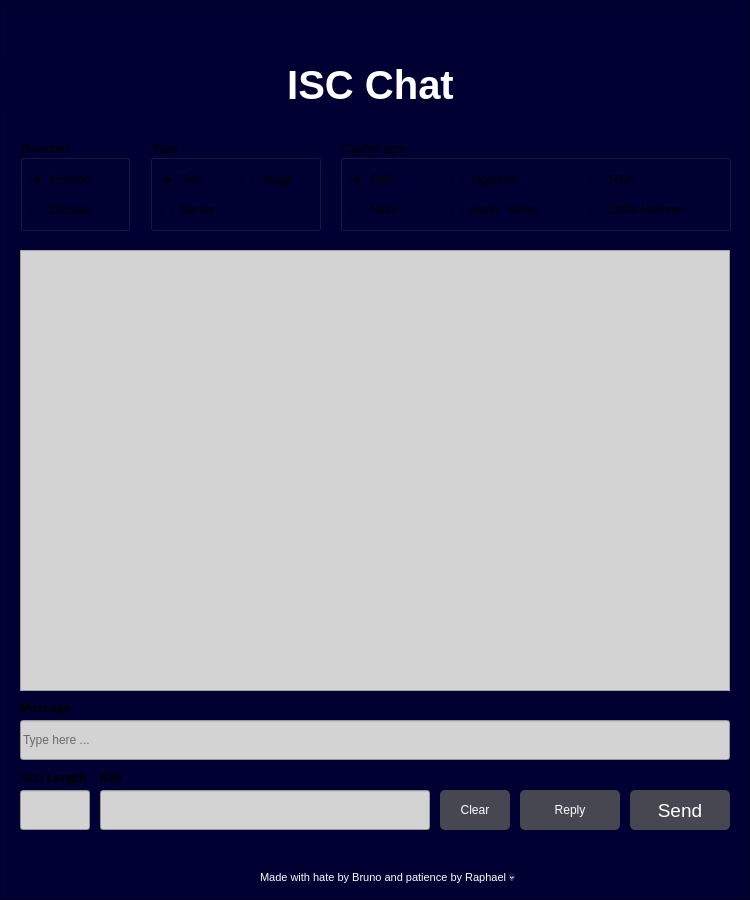
<?xml version="1.0" encoding="UTF-8"?>
<ui version="4.0">
 <class>Form</class>
 <widget class="QWidget" name="Form">
  <property name="geometry">
   <rect>
    <x>0</x>
    <y>0</y>
    <width>750</width>
    <height>900</height>
   </rect>
  </property>
  <property name="minimumSize">
   <size>
    <width>491</width>
    <height>661</height>
   </size>
  </property>
  <property name="windowTitle">
   <string>Form</string>
  </property>
  <widget class="QFrame" name="frame">
   <property name="geometry">
    <rect>
     <x>0</x>
     <y>0</y>
     <width>750</width>
     <height>900</height>
    </rect>
   </property>
   <property name="minimumSize">
    <size>
     <width>0</width>
     <height>0</height>
    </size>
   </property>
   <property name="maximumSize">
    <size>
     <width>16777215</width>
     <height>16777215</height>
    </size>
   </property>
   <property name="styleSheet">
    <string notr="true">background-color: rgb(0, 0, 50);  /* Light gray */
</string>
   </property>
   <property name="frameShape">
    <enum>QFrame::Shape::StyledPanel</enum>
   </property>
   <property name="frameShadow">
    <enum>QFrame::Shadow::Raised</enum>
   </property>
   <widget class="QPushButton" name="sendButton">
    <property name="geometry">
     <rect>
      <x>630</x>
      <y>790</y>
      <width>100</width>
      <height>40</height>
     </rect>
    </property>
    <property name="minimumSize">
     <size>
      <width>5</width>
      <height>0</height>
     </size>
    </property>
    <property name="font">
     <font>
      <family>Arial</family>
      <pointsize>14</pointsize>
      <italic>false</italic>
      <bold>false</bold>
     </font>
    </property>
    <property name="cursor">
     <cursorShape>ArrowCursor</cursorShape>
    </property>
    <property name="toolTipDuration">
     <number>-10</number>
    </property>
    <property name="styleSheet">
     <string notr="true">color: rgb(255, 255, 255);
background-color: rgba(90, 90, 90, 200);
border: none;
border-radius: 5px;
font: 14pt &quot;Arial&quot;;</string>
    </property>
    <property name="text">
     <string>Send</string>
    </property>
   </widget>
   <widget class="QLabel" name="title">
    <property name="geometry">
     <rect>
      <x>0</x>
      <y>60</y>
      <width>741</width>
      <height>51</height>
     </rect>
    </property>
    <property name="font">
     <font>
      <pointsize>30</pointsize>
     </font>
    </property>
    <property name="cursor">
     <cursorShape>ArrowCursor</cursorShape>
    </property>
    <property name="text">
     <string>&lt;html&gt;&lt;head/&gt;&lt;body&gt;&lt;p align=&quot;center&quot;&gt;&lt;span style=&quot; font-weight:700; color:#ffffff;&quot;&gt;ISC Chat&lt;/span&gt;&lt;/p&gt;&lt;/body&gt;&lt;/html&gt;</string>
    </property>
   </widget>
   <widget class="QLabel" name="author">
    <property name="geometry">
     <rect>
      <x>260</x>
      <y>870</y>
      <width>271</width>
      <height>16</height>
     </rect>
    </property>
    <property name="text">
     <string>&lt;html&gt;&lt;head/&gt;&lt;body&gt;&lt;p&gt;&lt;span style=&quot; font-size:8pt; color:#ffffff;&quot;&gt;Made with hate by Bruno and patience by Raphael 💀&lt;/span&gt;&lt;/p&gt;&lt;/body&gt;&lt;/html&gt;</string>
    </property>
   </widget>
   <widget class="QLineEdit" name="messageField">
    <property name="geometry">
     <rect>
      <x>20</x>
      <y>720</y>
      <width>710</width>
      <height>40</height>
     </rect>
    </property>
    <property name="minimumSize">
     <size>
      <width>0</width>
      <height>40</height>
     </size>
    </property>
    <property name="styleSheet">
     <string notr="true">background-color: lightgray;
font: 600 11pt &quot;Segoe UI&quot;;
font:  11pt &quot;Segoe UI&quot;;
font: 350 12pt &quot;Segoe UI&quot;;
font: 10pt &quot;Segoe UI&quot;;
font: 600 9pt &quot;Segoe UI&quot;;
    color: black; /* Optional: to set text color */</string>
    </property>
    <property name="placeholderText">
     <string>Type here ...</string>
    </property>
   </widget>
   <widget class="QGroupBox" name="groupBox">
    <property name="geometry">
     <rect>
      <x>20</x>
      <y>140</y>
      <width>110</width>
      <height>91</height>
     </rect>
    </property>
    <property name="title">
     <string>Direction</string>
    </property>
    <widget class="QRadioButton" name="encodeRadioButton">
     <property name="geometry">
      <rect>
       <x>10</x>
       <y>30</y>
       <width>71</width>
       <height>20</height>
      </rect>
     </property>
     <property name="text">
      <string>Encode</string>
     </property>
     <property name="checked">
      <bool>true</bool>
     </property>
     <property name="autoExclusive">
      <bool>true</bool>
     </property>
     <attribute name="buttonGroup">
      <string notr="true">direction</string>
     </attribute>
    </widget>
    <widget class="QRadioButton" name="decodeRadioButton">
     <property name="geometry">
      <rect>
       <x>10</x>
       <y>60</y>
       <width>71</width>
       <height>20</height>
      </rect>
     </property>
     <property name="text">
      <string>Decode</string>
     </property>
     <attribute name="buttonGroup">
      <string notr="true">direction</string>
     </attribute>
    </widget>
   </widget>
   <widget class="QGroupBox" name="groupBox_2">
    <property name="geometry">
     <rect>
      <x>150</x>
      <y>140</y>
      <width>171</width>
      <height>91</height>
     </rect>
    </property>
    <property name="title">
     <string>Type</string>
    </property>
    <widget class="QRadioButton" name="textRadioButton">
     <property name="geometry">
      <rect>
       <x>10</x>
       <y>30</y>
       <width>51</width>
       <height>20</height>
      </rect>
     </property>
     <property name="text">
      <string>Text</string>
     </property>
     <property name="checked">
      <bool>true</bool>
     </property>
     <attribute name="buttonGroup">
      <string notr="true">type</string>
     </attribute>
    </widget>
    <widget class="QRadioButton" name="serverRadioButton">
     <property name="geometry">
      <rect>
       <x>10</x>
       <y>60</y>
       <width>61</width>
       <height>20</height>
      </rect>
     </property>
     <property name="text">
      <string>Server</string>
     </property>
     <attribute name="buttonGroup">
      <string notr="true">type</string>
     </attribute>
    </widget>
    <widget class="QRadioButton" name="imageRadioButton">
     <property name="geometry">
      <rect>
       <x>90</x>
       <y>30</y>
       <width>61</width>
       <height>20</height>
      </rect>
     </property>
     <property name="text">
      <string>Image</string>
     </property>
     <attribute name="buttonGroup">
      <string notr="true">type</string>
     </attribute>
    </widget>
   </widget>
   <widget class="QGroupBox" name="groupBox_3">
    <property name="geometry">
     <rect>
      <x>340</x>
      <y>140</y>
      <width>391</width>
      <height>91</height>
     </rect>
    </property>
    <property name="title">
     <string>Cypher type</string>
    </property>
    <widget class="QRadioButton" name="shiftRadioButton">
     <property name="geometry">
      <rect>
       <x>10</x>
       <y>30</y>
       <width>61</width>
       <height>20</height>
      </rect>
     </property>
     <property name="text">
      <string>Shift</string>
     </property>
     <property name="checked">
      <bool>true</bool>
     </property>
     <attribute name="buttonGroup">
      <string notr="true">cypherType</string>
     </attribute>
    </widget>
    <widget class="QRadioButton" name="vigenereRadioButton">
     <property name="geometry">
      <rect>
       <x>110</x>
       <y>30</y>
       <width>81</width>
       <height>20</height>
      </rect>
     </property>
     <property name="text">
      <string>Vigénère</string>
     </property>
     <attribute name="buttonGroup">
      <string notr="true">cypherType</string>
     </attribute>
    </widget>
    <widget class="QRadioButton" name="rsaRadioButton">
     <property name="geometry">
      <rect>
       <x>250</x>
       <y>30</y>
       <width>51</width>
       <height>20</height>
      </rect>
     </property>
     <property name="text">
      <string>RSA</string>
     </property>
     <attribute name="buttonGroup">
      <string notr="true">cypherType</string>
     </attribute>
    </widget>
    <widget class="QRadioButton" name="hashRadioButton">
     <property name="geometry">
      <rect>
       <x>10</x>
       <y>60</y>
       <width>61</width>
       <height>20</height>
      </rect>
     </property>
     <property name="text">
      <string>Hash</string>
     </property>
     <attribute name="buttonGroup">
      <string notr="true">cypherType</string>
     </attribute>
    </widget>
    <widget class="QRadioButton" name="hashVerifyRadioButton">
     <property name="geometry">
      <rect>
       <x>110</x>
       <y>60</y>
       <width>91</width>
       <height>20</height>
      </rect>
     </property>
     <property name="text">
      <string>Hash - Verify</string>
     </property>
     <attribute name="buttonGroup">
      <string notr="true">cypherType</string>
     </attribute>
    </widget>
    <widget class="QRadioButton" name="DiffieHellmanButton">
     <property name="geometry">
      <rect>
       <x>250</x>
       <y>60</y>
       <width>111</width>
       <height>20</height>
      </rect>
     </property>
     <property name="text">
      <string>Diffie-Hellman</string>
     </property>
    </widget>
   </widget>
   <widget class="QLineEdit" name="text_LenField">
    <property name="geometry">
     <rect>
      <x>20</x>
      <y>790</y>
      <width>70</width>
      <height>40</height>
     </rect>
    </property>
    <property name="styleSheet">
     <string notr="true">background-color: lightgray;
    color: black; /* Optional: to set text color */</string>
    </property>
    <property name="placeholderText">
     <string/>
    </property>
   </widget>
   <widget class="QLabel" name="label">
    <property name="geometry">
     <rect>
      <x>20</x>
      <y>770</y>
      <width>91</width>
      <height>16</height>
     </rect>
    </property>
    <property name="font">
     <font>
      <bold>true</bold>
     </font>
    </property>
    <property name="text">
     <string>Text Length</string>
    </property>
   </widget>
   <widget class="QLabel" name="label_3">
    <property name="geometry">
     <rect>
      <x>20</x>
      <y>700</y>
      <width>91</width>
      <height>16</height>
     </rect>
    </property>
    <property name="font">
     <font>
      <bold>true</bold>
     </font>
    </property>
    <property name="text">
     <string>Message</string>
    </property>
   </widget>
   <widget class="QPushButton" name="replyButton">
    <property name="geometry">
     <rect>
      <x>520</x>
      <y>790</y>
      <width>100</width>
      <height>40</height>
     </rect>
    </property>
    <property name="autoFillBackground">
     <bool>false</bool>
    </property>
    <property name="styleSheet">
     <string notr="true">color: rgb(255, 255, 255);
border-color: qlineargradient(spread:pad, x1:0, y1:0, x2:1, y2:0, stop:0 rgba(0, 0, 0, 255), stop:1 rgba(255, 255, 255, 255));
background-color: rgba(90, 90, 90, 200);
border: none;
border-radius: 5px;
font: 14pt &quot;Arial&quot;;</string>
    </property>
    <property name="text">
     <string>Reply</string>
    </property>
    <property name="autoRepeatDelay">
     <number>297</number>
    </property>
    <property name="autoRepeatInterval">
     <number>97</number>
    </property>
   </widget>
   <widget class="QLineEdit" name="keyField">
    <property name="geometry">
     <rect>
      <x>100</x>
      <y>790</y>
      <width>330</width>
      <height>40</height>
     </rect>
    </property>
    <property name="styleSheet">
     <string notr="true">background-color: lightgray;
    color: black; /* Optional: to set text color */</string>
    </property>
    <property name="placeholderText">
     <string/>
    </property>
    <property name="clearButtonEnabled">
     <bool>false</bool>
    </property>
   </widget>
   <widget class="QTextEdit" name="sendandrec">
    <property name="geometry">
     <rect>
      <x>20</x>
      <y>250</y>
      <width>710</width>
      <height>441</height>
     </rect>
    </property>
    <property name="tabletTracking">
     <bool>false</bool>
    </property>
    <property name="autoFillBackground">
     <bool>false</bool>
    </property>
    <property name="styleSheet">
     <string notr="true">background-color: lightgray;
    color: black; /* Optional: to set text color */</string>
    </property>
    <property name="frameShadow">
     <enum>QFrame::Shadow::Sunken</enum>
    </property>
    <property name="html">
     <string>&lt;!DOCTYPE HTML PUBLIC &quot;-//W3C//DTD HTML 4.0//EN&quot; &quot;http://www.w3.org/TR/REC-html40/strict.dtd&quot;&gt;
&lt;html&gt;&lt;head&gt;&lt;meta name=&quot;qrichtext&quot; content=&quot;1&quot; /&gt;&lt;meta charset=&quot;utf-8&quot; /&gt;&lt;style type=&quot;text/css&quot;&gt;
p, li { white-space: pre-wrap; }
hr { height: 1px; border-width: 0; }
li.unchecked::marker { content: &quot;\2610&quot;; }
li.checked::marker { content: &quot;\2612&quot;; }
&lt;/style&gt;&lt;/head&gt;&lt;body style=&quot; font-family:'Segoe UI'; font-size:9pt; font-weight:400; font-style:normal;&quot;&gt;
&lt;p style=&quot;-qt-paragraph-type:empty; margin-top:0px; margin-bottom:0px; margin-left:0px; margin-right:0px; -qt-block-indent:0; text-indent:0px;&quot;&gt;&lt;br /&gt;&lt;/p&gt;&lt;/body&gt;&lt;/html&gt;</string>
    </property>
   </widget>
   <widget class="QLabel" name="Logo">
    <property name="geometry">
     <rect>
      <x>20</x>
      <y>10</y>
      <width>181</width>
      <height>31</height>
     </rect>
    </property>
    <property name="sizePolicy">
     <sizepolicy hsizetype="Minimum" vsizetype="Fixed">
      <horstretch>0</horstretch>
      <verstretch>0</verstretch>
     </sizepolicy>
    </property>
    <property name="autoFillBackground">
     <bool>false</bool>
    </property>
    <property name="styleSheet">
     <string notr="true"/>
    </property>
    <property name="frameShape">
     <enum>QFrame::Shape::NoFrame</enum>
    </property>
    <property name="frameShadow">
     <enum>QFrame::Shadow::Plain</enum>
    </property>
    <property name="lineWidth">
     <number>0</number>
    </property>
    <property name="midLineWidth">
     <number>0</number>
    </property>
    <property name="text">
     <string/>
    </property>
    <property name="pixmap">
     <pixmap>isc_logo.png</pixmap>
    </property>
    <property name="scaledContents">
     <bool>true</bool>
    </property>
    <property name="wordWrap">
     <bool>false</bool>
    </property>
    <property name="indent">
     <number>-1</number>
    </property>
    <property name="openExternalLinks">
     <bool>true</bool>
    </property>
    <property name="textInteractionFlags">
     <set>Qt::TextInteractionFlag::TextBrowserInteraction</set>
    </property>
   </widget>
   <widget class="QPushButton" name="clearButton">
    <property name="geometry">
     <rect>
      <x>440</x>
      <y>790</y>
      <width>70</width>
      <height>40</height>
     </rect>
    </property>
    <property name="autoFillBackground">
     <bool>false</bool>
    </property>
    <property name="styleSheet">
     <string notr="true">color: rgb(255, 255, 255);
border-color: qlineargradient(spread:pad, x1:0, y1:0, x2:1, y2:0, stop:0 rgba(0, 0, 0, 255), stop:1 rgba(255, 255, 255, 255));
background-color: rgba(90, 90, 90, 200);
border: none;
border-radius: 5px;
font: 14pt &quot;Arial&quot;;</string>
    </property>
    <property name="text">
     <string>Clear</string>
    </property>
    <property name="autoRepeatDelay">
     <number>297</number>
    </property>
    <property name="autoRepeatInterval">
     <number>97</number>
    </property>
   </widget>
   <widget class="QLabel" name="label_6">
    <property name="geometry">
     <rect>
      <x>100</x>
      <y>770</y>
      <width>31</width>
      <height>16</height>
     </rect>
    </property>
    <property name="font">
     <font>
      <bold>true</bold>
     </font>
    </property>
    <property name="text">
     <string>Key</string>
    </property>
   </widget>
   <zorder>sendandrec</zorder>
   <zorder>sendButton</zorder>
   <zorder>title</zorder>
   <zorder>author</zorder>
   <zorder>messageField</zorder>
   <zorder>groupBox</zorder>
   <zorder>groupBox_2</zorder>
   <zorder>groupBox_3</zorder>
   <zorder>text_LenField</zorder>
   <zorder>label</zorder>
   <zorder>label_3</zorder>
   <zorder>replyButton</zorder>
   <zorder>keyField</zorder>
   <zorder>clearButton</zorder>
   <zorder>label_6</zorder>
   <zorder>Logo</zorder>
  </widget>
 </widget>
 <resources/>
 <connections/>
 <buttongroups>
  <buttongroup name="direction"/>
  <buttongroup name="type"/>
  <buttongroup name="cypherType"/>
 </buttongroups>
</ui>
